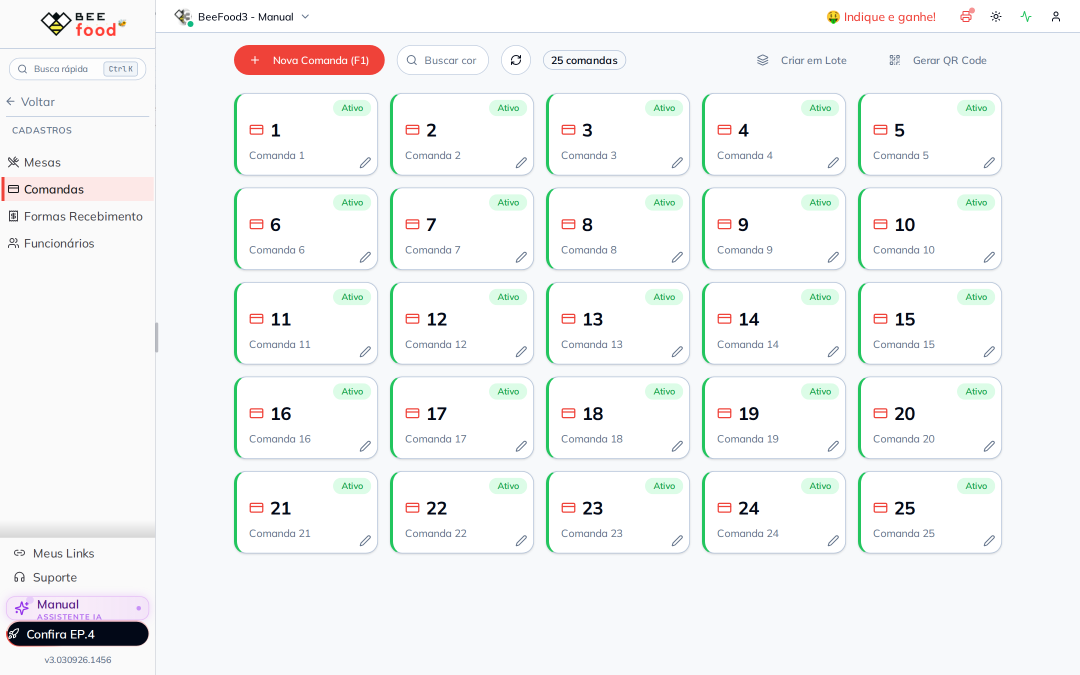
#> input picture manuais/cadastro-comandas/imagens-puras/01-menu-cadastros.png, 2160 x 1350 px (shown at 1/2 size); its folder holds only this picture in this run
$ python annotate.py
#> lines starting #> are read from the running program, lines starting #| are printed output that depends on the picture
"""Anota os screenshots do manual BeeFood - Cadastro de comandas e QR Code (#81).

Le de imagens-puras/ e escreve em imagens-tratadas/.
As coordenadas dos marcadores sao dadas em fracoes 0..1 da imagem PURA (tela cheia,
1440x900 com device_scale_factor 1.5); o recorte e aplicado depois e o script converte
sozinho. Assim medir uma vez na captura cheia serve para qualquer recorte.
"""
import math
import os

from PIL import Image, ImageDraw, ImageFont

SRC = "imagens-puras"
OUT = "imagens-tratadas"
os.makedirs(OUT, exist_ok=True)

GREEN = (22, 150, 78)
WHITE = (255, 255, 255)
A_LINE = 220
A_BADGE = 235
FONT_CANDIDATES = [
    r"C:\Windows\Fonts\arialbd.ttf",
    "/usr/share/fonts/truetype/croscore/Arimo-Bold.ttf",
    "/usr/share/fonts/truetype/dejavu/DejaVuSans-Bold.ttf",
]

# Recortes reaproveitados
BARRA = (0.145, 0.045, 1.0, 0.272)      # barra de acoes + primeira linha de cards
MODAL_P = (0.33, 0.27, 0.675, 0.74)    # modal pequeno (Nova Mesa / Editar)
MODAL_M = (0.30, 0.28, 0.71, 0.72)     # modal medio (pergunta da comanda)
MODAL_QR = (0.26, 0.25, 0.775, 0.80)   # modais de QR Code


def font(sz):
    for caminho in FONT_CANDIDATES:
        if os.path.exists(caminho):
            return ImageFont.truetype(caminho, sz)
    raise RuntimeError("nenhuma fonte bold encontrada")


def draw_arrow(d, x0, y0, x1, y1, w):
    col = GREEN + (A_LINE,)
    d.line([(x0, y0), (x1, y1)], fill=col, width=w)
    ang = math.atan2(y1 - y0, x1 - x0)
    L = w * 3.6
    for s in (0.45, -0.45):
        d.line([(x1, y1),
                (x1 - L * math.cos(ang - s), y1 - L * math.sin(ang - s))],
               fill=col, width=w)


def badge(d, cx, cy, r, num, fnt):
    d.ellipse([cx - r - 2, cy - r - 2, cx + r + 2, cy + r + 2], fill=WHITE + (235,))
    d.ellipse([cx - r, cy - r, cx + r, cy + r], fill=GREEN + (A_BADGE,))
    t = str(num)
    bb = d.textbbox((0, 0), t, font=fnt)
    d.text((cx - (bb[2] - bb[0]) / 2 - bb[0], cy - (bb[3] - bb[1]) / 2 - bb[1]),
           t, fill=WHITE, font=fnt)


def preparar(name, recorte=None, escala=1.0):
#> called with name = '01-menu-cadastros.png', recorte = (0, 0.11, 0.32, 0.42), escala = 2.2
    img = Image.open(os.path.join(SRC, name)).convert("RGB")
    if recorte:
        W, H = img.size
#> W = 2160; H = 1350
        x0, y0, x1, y1 = recorte
        img = img.crop((int(x0 * W), int(y0 * H), int(x1 * W), int(y1 * H)))
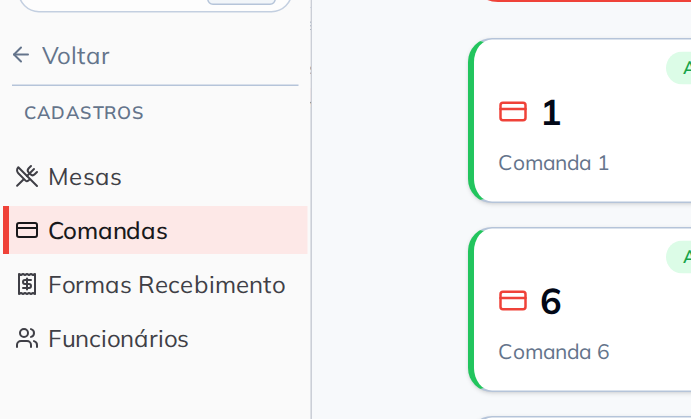
#> img: PIL image 691x419 RGB; mean R, G, B 244.4, 244.8, 244.9
    if escala != 1.0:
        img = img.resize((int(img.width * escala), int(img.height * escala)), Image.LANCZOS)
#> img: PIL image 1520x921 RGB
    return img


def converter(f, recorte):
    if not recorte:
        return f
    x0, y0, x1, y1 = recorte
    return ((f[0] - x0) / (x1 - x0), (f[1] - y0) / (y1 - y0))


def annotate(name, markers, ring=None, recorte=None, escala=1.0):
    base = preparar(name, recorte, escala).convert("RGBA")
    W, H = base.size
#> W = 1520; H = 921
    overlay = Image.new("RGBA", (W, H), (0, 0, 0, 0))
#> overlay: PIL image 1520x921 RGBA; every value is 0
    d = ImageDraw.Draw(overlay)
    r = max(14, int(W * 0.0125))
#> r = 19
    fnt = font(int(r * 1.2))
    w = max(2, int(W * 0.0022))
#> w = 3
    for (fx, fy, fw, fh) in (ring or []):
        (cx, cy) = converter((fx, fy), recorte)
        (cx2, cy2) = converter((fx + fw, fy + fh), recorte)
        d.rectangle([cx * W, cy * H, cx2 * W, cy2 * H], outline=GREEN + (A_LINE,), width=w)
    for (num, tx, ty, bx, by) in markers:
        (tx, ty) = converter((tx, ty), recorte)
        (bx, by) = converter((bx, by), recorte)
        TX, TY, BX, BY = tx * W, ty * H, bx * W, by * H
        ang = math.atan2(TY - BY, TX - BX)
        draw_arrow(d, BX + (r + 5) * math.cos(ang), BY + (r + 5) * math.sin(ang), TX, TY, w)
        badge(d, BX, BY, r, num, fnt)
    Image.alpha_composite(base, overlay).convert("RGB").save(os.path.join(OUT, name))
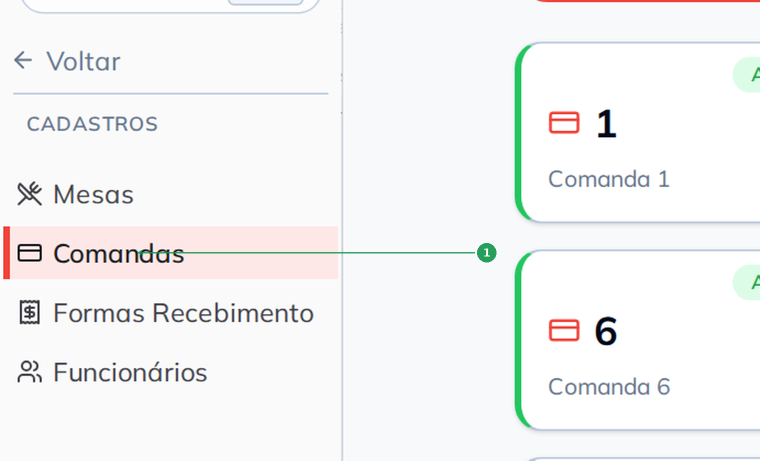
#> saved as 01-menu-cadastros.png: PIL image 1520x921 RGB (shown at 1/2 size); mean R, G, B 243.9, 244.5, 244.5
    print("OK", name, "->", (W, H))
#| OK 01-menu-cadastros.png -> (1520, 921)


def passthrough(name, recorte=None, escala=1.0):
    img = preparar(name, recorte, escala)
    img.save(os.path.join(OUT, name))
    print("OK (contexto)", name, "->", img.size)


# 1. Onde fica: submenu Cadastros.
annotate(
    "01-menu-cadastros.png",
    [
        (1, 0.058, 0.280, 0.205, 0.280),   # item Comandas
    ],
    recorte=(0.0, 0.11, 0.32, 0.42),
    escala=2.2,
)

# 2. A tela de cadastro de comandas.
annotate(
    "02-tela-comandas.png",
    [
        (1, 0.252, 0.105, 0.252, 0.140),   # Nova Comanda (F1)
        (2, 0.410, 0.105, 0.410, 0.140),   # busca
        (3, 0.545, 0.105, 0.545, 0.140),   # contador
        (4, 0.762, 0.105, 0.762, 0.140),   # Criar em Lote
        (5, 0.878, 0.105, 0.878, 0.140),   # Gerar QR Code
    ],
    recorte=BARRA,
    escala=1.2,
)
#> (the run stopped early here; a loop or call above may not have finished)
